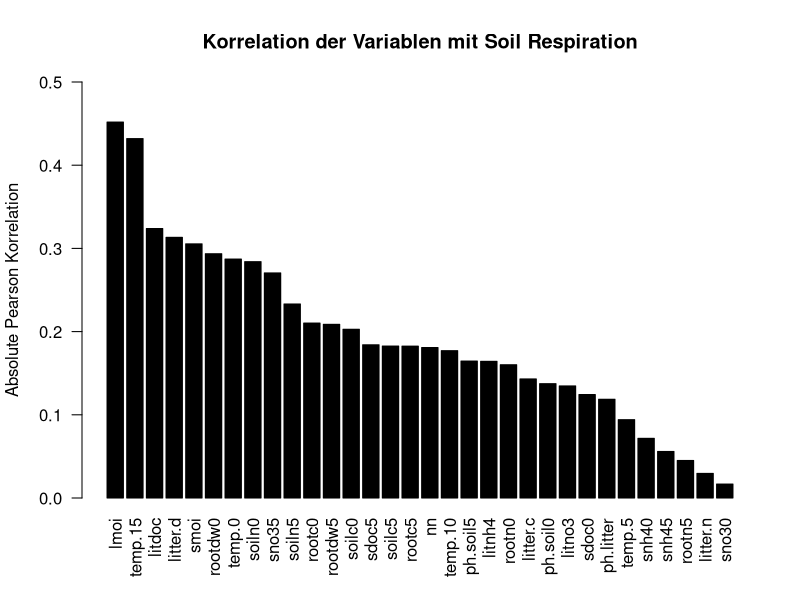
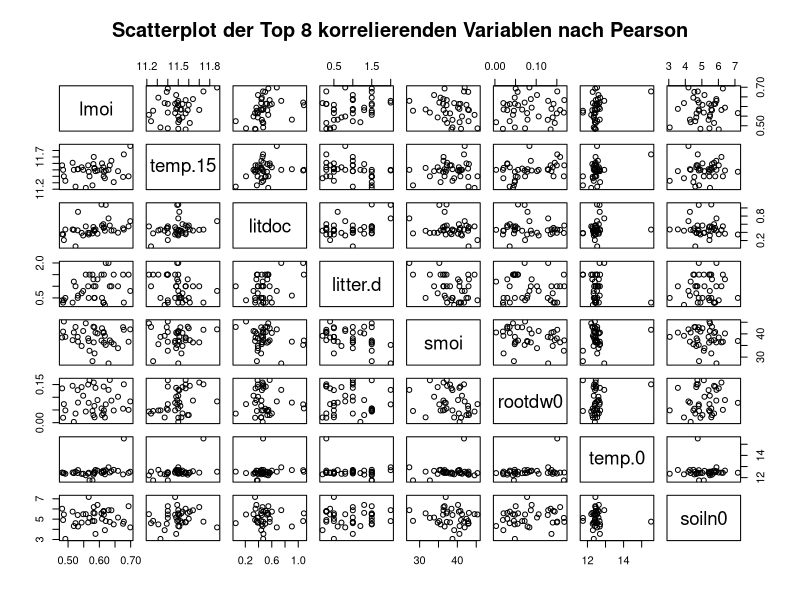
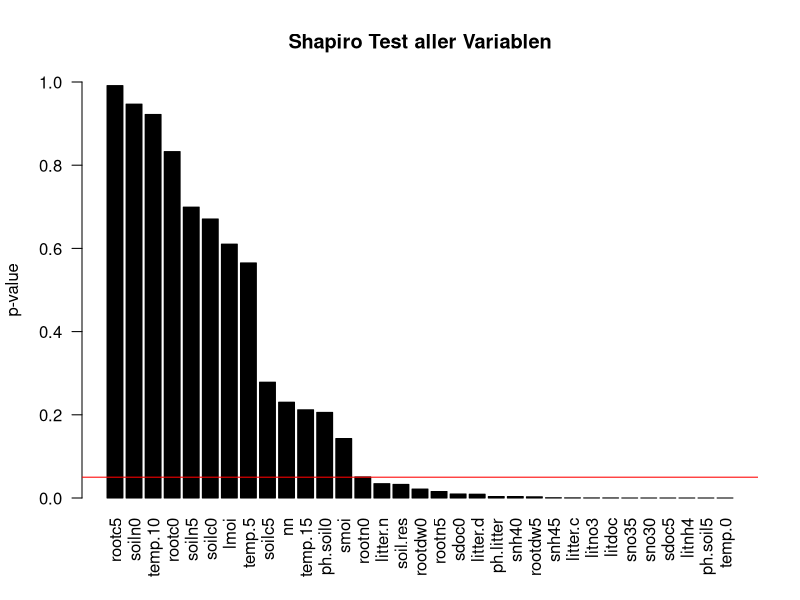
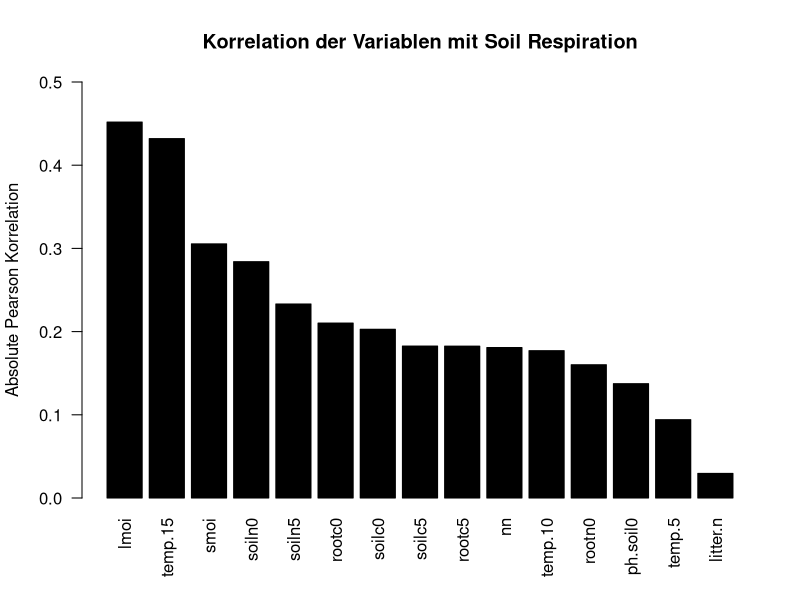
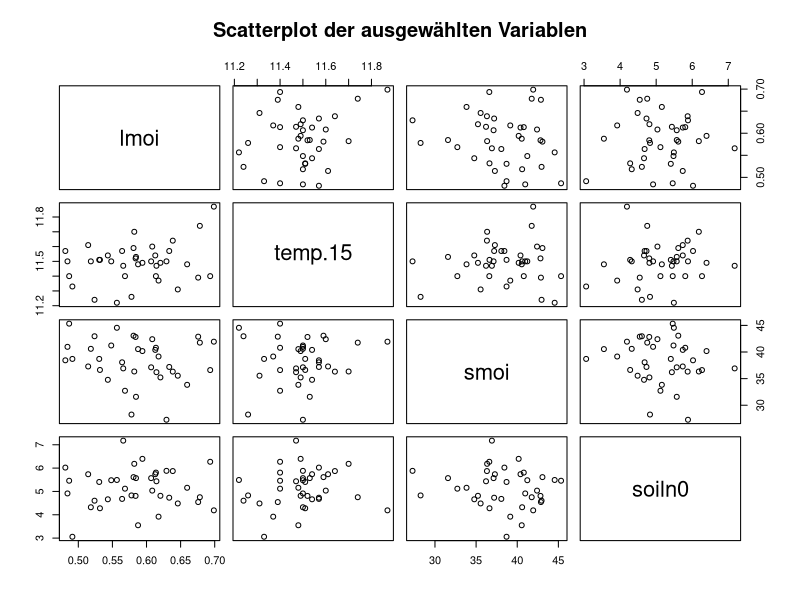
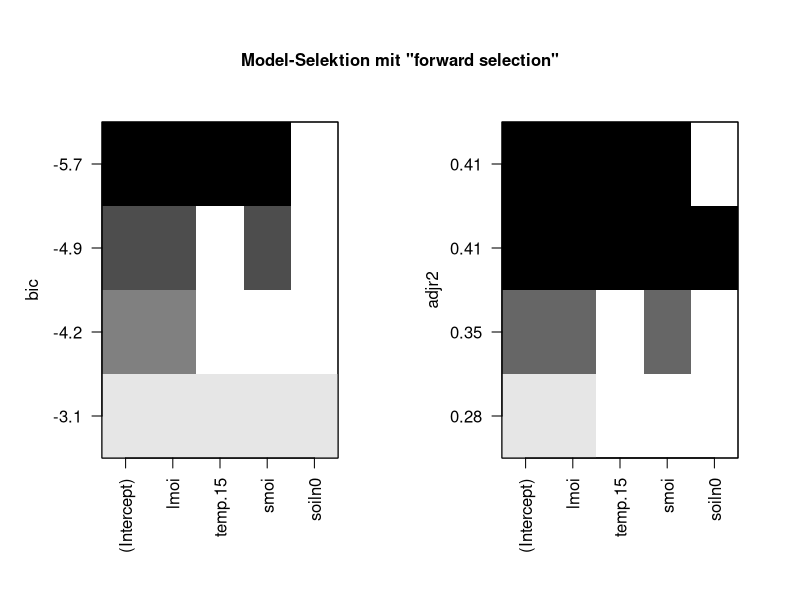

Generate these figures, in order, with R:
# nicht vergessen: setwd!
# setwd("/home/daniel/Schreibtisch/Statistik Projekt")
setwd("~/Projects/GithubProjects/soil-resp/scr")

hainich <- read.csv("hainich.csv", sep = ";", dec = ".")

# Correlation mit Pearson
hainich.pear <- abs(cor(hainich))["soil.res",-1]
hainich.pear.ordered <- hainich.pear[order(hainich.pear, decreasing = T)]
#png(file="../doc/fig/correlation-pearson.png",width=800,height=360)
barplot(hainich.pear.ordered, las = 2, ylim = c(0,0.5), col = "black",
        ylab = "Absolute Pearson Korrelation", main = "Korrelation der Variablen mit Soil Respiration")
#dev.off()

names(hainich.pear.ordered)
# fig/scatterplot-pearson-top8.png
#png(file="../doc/fig/scatterplot-pearson-top8.png",width=800,height=800)
pairs(~ lmoi + temp.15 + litdoc + litter.d  + smoi + rootdw0 + temp.0 + soiln0, data=hainich ,main="Scatterplot der Top 8 korrelierenden Variablen nach Pearson")
#dev.off()

# Shapiro normalverteilt?
hainich.shapiro <- mapply(function(x) shapiro.test(x)$p.value, hainich)
hainich.shapiro.ordered <- hainich.shapiro[order(hainich.shapiro, decreasing = T)]
#png(file="../doc/fig/normalverteilung-shapiro.png",width=800,height=360)
barplot(hainich.shapiro.ordered, las = 2, ylim = c(0,1), col = "black",
        ylab = "p-value", main = "Shapiro Test aller Variablen")
abline(h=0.05, col="red")
#dev.off()

hainich.normal <- hainich[names(hainich.shapiro.ordered[hainich.shapiro.ordered > 0.032])]

# Correlation mit Pearson
hainich.pear <- abs(cor(hainich.normal))["soil.res",-16]
hainich.pear.ordered <- hainich.pear[order(hainich.pear, decreasing = T)]
#png(file="../doc/fig/correlation-pearson.png",width=800,height=360)
barplot(hainich.pear.ordered, las = 2, ylim = c(0,0.5), col = "black",
        ylab = "Absolute Pearson Korrelation", main = "Korrelation der Variablen mit Soil Respiration")
#dev.off()






# fig/scatterplot-pearson-top8-normalverteilt.png
png(file="../doc/fig/scatterplot-pearson-normalverteilt.png",width=800,height=800)
pairs(~ lmoi + temp.15 + smoi + soiln0, data=hainich ,main="Scatterplot der ausgewählten Variablen")
dev.off()
#pairs(~ lmoi + log(temp.15) + smoi + soiln0, data=hainich ,main="Simple Scatterplot Matrix")

#shapiro.test(hainich$soiln0)$p.value
#shapiro.test(log(hainich$soiln0))$p.value

#pairs(~ soil.res + exp(temp.15) + exp(temp.10) + exp(temp.5) + exp(temp.0), data=hainich[2:38,])

# sampling training data
set.seed(1337)
testFraction <- 0.2 #Fraction of data used for testing (estimate for integer sample size)
sampleCount <- dim(hainich)[1]
index <- sample(1:sampleCount, round(testFraction * sampleCount))
hainich.test <- hainich[index,]
hainich.train <- hainich[-index,]

null <- lm(soil.res ~ 1, data = hainich.train)
# Top 15 Variablen
#full <- lm(soil.res ~ 1 + lmoi + temp.15 + litdoc + litter.d + smoi + rootdw0 + temp.0 + soiln0 + sno35 + soiln5 + rootc0 + rootdw5 + soilc0 + sdoc5 + soilc5, data = hainich.train)
# Top 6 Variablen
#full <- lm(soil.res ~ 1 + lmoi + temp.15 + litdoc + litter.d + smoi + rootdw0, data = hainich.train)
# Top 8 nur normalverteilte Variablen = 4
full <- lm(soil.res ~ 1 + lmoi + temp.15 + smoi + soiln0, data=hainich.train)

step(null, scope=list(lower=null, upper=full), direction="forward")

#info: http://www.stat.columbia.edu/~martin/W2024/R10.pdf
library("leaps")
hainich.leaps <- regsubsets(soil.res ~ 1 + lmoi + temp.15 + smoi + soiln0,
                             data=hainich.train, method = "forward")

summary(hainich.leaps)
png("../doc/fig/variablenselektion-bic-adjr2.png", width = 400, height = 270)
par(mfrow=c(1,2))
plot(hainich.leaps, scale="bic")
plot(hainich.leaps, scale="adjr2")
mtext("Model-Selektion mit \"forward selection\"", side=3, outer=TRUE, line=-3.5, cex=1, font = 2)
dev.off()
summary(hainich.leaps)$bic
